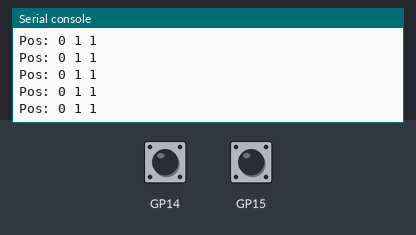
The program below on a simulated Raspberry Pi Pico running MicroPython. On the bench: the last lines printed to the serial console. The inputs (shaded band) are chosen by the test bench; at power-on: GP14 HIGH, GP15 HIGH.

Above: at 1.2 s.
1.3 s: GP14 pulled LOW for 0.15 s
At 1.31 s:
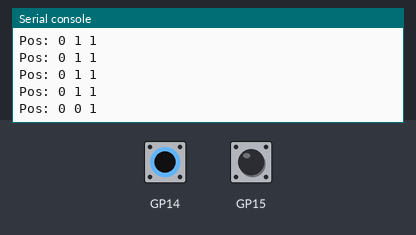
2.9 s: GP15 pulled LOW for 0.15 s
At 2.91 s:
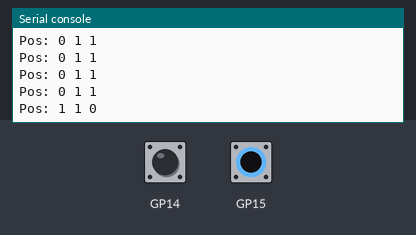

The program:

QD.py
```python
'''
QD.py — quadrature decoder (QD) and single-pin Denoiser for RP2040 PIO.

QD: bounce-immune A/B edge decoder (other channel ignored while waiting).
Denoiser: independent per-pin cleaner (N agreeing samples, N pulled once);
the app HW-couples Denoiser outs to QD inputs — classes are not linked in code.

# See https://github.com/fablab-wue/SliderDoc/blob/main/uic/libraries/qd.md

written by Jochen Krapf (jk@nerd2nerd.org)

pin_b must be pin_a + 1 (B waits use in_base + 1).
States: s0=A↓, s1=B↑, s2=A↑, s3=B↓. A leads B → FIFO −1; B leads A → +1.
Other-channel noise ignored; waited-line spike can cost ±1.

Graph 1 — A leads B (3 cycles):
    A: ______/¯¯¯¯¯¯¯¯¯¯¯\___________/¯¯¯¯¯¯¯¯¯¯¯\___________/¯¯¯¯¯¯¯¯¯¯¯\_________
    B: ____________/¯¯¯¯¯¯¯¯¯¯¯\___________/¯¯¯¯¯¯¯¯¯¯¯\___________/¯¯¯¯¯¯¯¯¯¯¯\___
 edge:       A↑    B↑    A↓    B↓    A↑    B↑    A↓    B↓    A↑    B↑    A↓    B↓
state: s2    s1    s0    s3    s2    s1    s0    s3    s2    s1    s0    s3    s2
 FIFO:       -1    -1    -1    -1    -1    -1    -1    -1    -1    -1    -1    -1

Graph 1 — B leads A (ignored first B↑) → all FIFO +1
    A: ____________/¯¯¯¯¯¯¯¯¯¯¯\___________/¯¯¯¯¯¯¯¯¯¯¯\___________/¯¯¯¯¯¯¯¯¯¯¯\___
    B: ______/¯¯¯¯¯¯¯¯¯¯¯\___________/¯¯¯¯¯¯¯¯¯¯¯\___________/¯¯¯¯¯¯¯¯¯¯¯\_________
 edge:       (B↑)  A↑    B↓    A↓    B↑    A↑    B↓    A↓    B↑    A↑    B↓    A↓
state: s2    s2    s3    s0    s1    s2    s3    s0    s1    s2    s3    s0    s1
 FIFO:             +1    +1    +1    +1    +1    +1    +1    +1    +1    +1    +1

Graph 3 — Noisy environment (| = glitch):
    A: ____________/¯¯¯¯¯¯¯¯¯¯¯¯¯¯¯¯\___|__|_________________/¯\/¯¯¯¯¯¯¯¯¯¯¯\______
    B: ______/¯¯¯¯¯¯¯¯¯¯¯\/¯\/\______________/¯¯¯|¯¯|¯\/¯¯¯¯¯¯¯¯¯¯¯¯¯\_____________
 edge:       (B↑)  A↑    B↓         A↓       B↑              A↑      B↓     A↓
state: s2..........s3....s0.........s1.......s2..............s3......s0.....s1
 FIFO:             +1    +1         +1       +1              +1      +1     +1
'''

from machine import Pin
import rp2
import time

import micropython
micropython.alloc_emergency_exception_buf(100)

# PIO: evaluate A and B edges, push direction (1=forward,0=back) into FIFO
@rp2.asm_pio(in_shiftdir=rp2.PIO.SHIFT_LEFT,
             out_shiftdir=rp2.PIO.SHIFT_LEFT,
             autopush=False, push_thresh=1,
             fifo_join=rp2.PIO.JOIN_RX)
def quad_a_edges():
    set(y, 1)              # need for a '1' to move in ISR

    wrap_target()

    # state 3 - wait for low in B, ignore bouncing A
    label("state_3")
    push()                 # push previous direction into FIFO
    wait(0, pin, 1)        # wait for B to go low
    in_(pins, 1)           # sample A into ISR
    mov(x, isr)            # move A bit into X
    jmp(x, "state_3_rev")  # jump if A is NOT high

    label("state_3_for")
    mov(isr, y)
    jmp("state_0")

    label("state_3_rev")
    mov(isr, null)
    jmp("state_2")


    # state 1 - wait for high in B, ignore bouncing A
    label("state_1")
    push()                 # push previous direction into FIFO
    wait(1, pin, 1)        # wait for B to go high
    in_(pins, 1)           # sample A into ISR
    mov(x, isr)            # move A bit into X
    jmp(x, "state_1_for")  # jump if A is NOT high

    label("state_1_rev")
    mov(isr, null)
    jmp("state_0")

    label("state_1_for")
    mov(isr, y)
    #jmp("state_2") # fall through to state_2


    # state 2 - wait for high in A, ignore bouncing B
    label("state_2")
    push()                   # push previous direction into FIFO
    wait(1, pin, 0)          # wait for A to go high
    jmp(pin, "state_2_for")  # jump if B is high

    label("state_2_rev")
    mov(isr, null)
    jmp("state_1")

    label("state_2_for")
    mov(isr, y)
    jmp("state_3")


    # state 0 - wait for low in A, ignore bouncing B
    label("state_0")
    push()                   # push previous direction into FIFO
    irq(0)
    wait(0, pin, 0)          # wait for A to go low
    jmp(pin, "state_0_rev")  # jump if B is high

    label("state_0_for")
    mov(isr, y)
    jmp("state_1")

    label("state_0_rev")
    mov(isr, null)
    #jmp("state_3") # wrap to state_3

    wrap()


def _check_sm_id(sm_id):
    if not isinstance(sm_id, int) or sm_id < 0 or sm_id > 7:
        raise ValueError("sm_id must be 0..7")


class QD:
    """Quadrature encoder via PIO (prefer SM 2; leave PIO1 for Denoiser)."""

    def __init__(self, sm_id, pin_a, pin_b, use_irq=True):
        _check_sm_id(sm_id)
        if not isinstance(pin_a, int) or pin_a < 0 or pin_a > 31:
            raise ValueError("pin_a must be 0..31")
        if not isinstance(pin_b, int) or pin_b < 0 or pin_b > 31:
            raise ValueError("pin_b must be 0..31")
        if pin_b != pin_a + 1:
            raise ValueError("pin_b must be pin_a + 1 (B waits use in_base + 1)")

        self._position = 0
        self._pin_a = Pin(pin_a, Pin.IN, Pin.PULL_UP)
        self._pin_b = Pin(pin_b, Pin.IN, Pin.PULL_UP)
        self._sm = rp2.StateMachine(
            sm_id,
            quad_a_edges,
            freq=125_000_000,
            in_base=self._pin_a,
            jmp_pin=self._pin_b,
        )
        self._sm.active(1)
        while self._sm.rx_fifo():
            self._sm.get()
        if use_irq:
            print("IRQ enabled")
            self._sm.irq(self._irq_handler)

    def _drain(self):
        while self._sm.rx_fifo():
            if self._sm.get():
                self._position += 1
            else:
                self._position -= 1

    def _irq_handler(self, sm):
        self._drain()

    @property
    def position(self):
        self._drain()
        return self._position

    @property
    def pin_a(self):
        return self._pin_a.value()

    @property
    def pin_b(self):
        return self._pin_b.value()

    def poll(self):
        """Drain RX FIFO into position (IRQ fallback / debug)."""
        self._drain()

    def reset(self, value=0):
        self._position = value

    def stop(self):
        self._sm.active(0)

    def deinit(self):
        self.stop()


# ---------------------------------------------------------------------------
# Denoiser PIO: output follows input after N consecutive agreeing samples.
# N is pulled once at start and kept in ISR for reload. jmp_pin = pin_in.
# This is a unanimous sliding window of length N (strict majority).
# ---------------------------------------------------------------------------

@rp2.asm_pio(set_init=rp2.PIO.OUT_LOW)
def denoise_majority():
    pull(block)
    mov(isr, osr)                   # ISR = N (reload source)

    wrap_target()

    label("start")
    mov(x, isr)                     # X = N
    jmp(pin, "try_high")

    # ---- debounce low ----
    label("try_low")
    jmp(pin, "start")               # bounced high → restart
    jmp(x_dec, "try_low")
    set(pins, 0)
    label("hold_low")
    jmp(pin, "start")               # input went high → debounce high
    jmp("hold_low")

    # ---- debounce high ----
    label("try_high")
    jmp(pin, "high_ok")
    jmp("start")                    # bounced low → restart
    label("high_ok")
    jmp(x_dec, "try_high")
    set(pins, 1)
    label("hold_high")
    jmp(pin, "hold_high")           # stay until input goes low
    jmp("start")

    wrap()


class Denoiser:
    """Single-pin PIO de-noiser. Not coupled to QD — wire outs in the app."""

    def __init__(self, sm_id, pin_in, pin_out, n=15):
        _check_sm_id(sm_id)
        if not isinstance(n, int) or n < 1 or n > 31:
            raise ValueError("n must be 1..31 (odd recommended)")
        self._n = n
        self._pin_in = Pin(pin_in, Pin.IN, Pin.PULL_UP)
        self._pin_out = Pin(pin_out, Pin.OUT)
        self._sm = rp2.StateMachine(
            sm_id,
            denoise_majority,
            freq=125_000_000,
            jmp_pin=self._pin_in,
            set_base=self._pin_out,
        )
        self._sm.active(1)
        self._sm.put(n)                 # pulled once at program start

    def stop(self):
        self._sm.active(0)

    def deinit(self):
        self.stop()


def run():
    enc = QD(0, 14, 15)
    try:
        while True:
            print("Pos:", enc.position, enc.pin_a, enc.pin_b)
            time.sleep_ms(100)
    finally:
        enc.deinit()


if __name__ == "__main__":
    run()
```

Measured:
- after the input at 1.3 s, the serial console: prints a new line at once (image 1)
- after the input at 2.9 s, the serial console: prints a new line at once (image 2)
